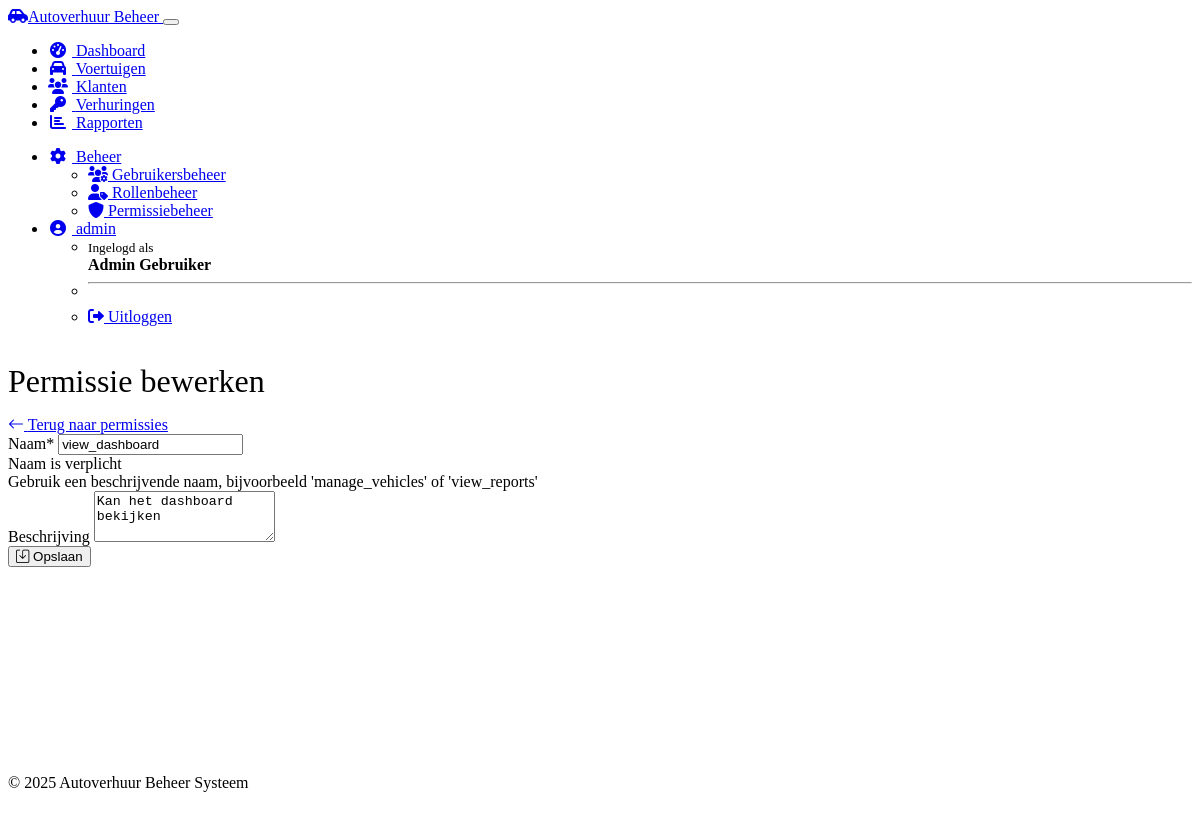
The page /auth/permissions/edit/1 (signed in) on the database its author committed.
### models.py (models this page shows, shortened)
class User(UserMixin, db.Model):
    id = db.Column(db.Integer, primary_key=True)
    username = db.Column(db.String(64), unique=True, nullable=False)
    email = db.Column(db.String(120), unique=True, nullable=False)
    password_hash = db.Column(db.String(256), nullable=False)
    first_name = db.Column(db.String(64))
    last_name = db.Column(db.String(64))
    is_active = db.Column(db.Boolean, default=True)
    last_login = db.Column(db.DateTime)
    created_at = db.Column(db.DateTime, default=datetime.utcnow)
    roles = db.relationship('Role', secondary=user_roles, lazy='subquery',
                           backref=db.backref('users', lazy=True))
    @property
    def full_name(self):
        if self.first_name and self.last_name:
            return f"{self.first_name} {self.last_name}"
        return self.username
    def has_role(self, role_name):
        return any(role.name == role_name for role in self.roles)

class Permission(db.Model):
    id = db.Column(db.Integer, primary_key=True)
    name = db.Column(db.String(64), unique=True, nullable=False)
    description = db.Column(db.String(255))

### auth.py (the view, shortened to what this page needs)
@auth_bp.route('/permissions/edit/<int:id>', methods=['GET', 'POST'])
@login_required
@admin_required
def edit_permission(id):
    permission = Permission.query.get_or_404(id)
    return render_template('auth/permission_form.html', permission=permission)

### auth.py (called while the page is built)
def role_required(role_name):
    def decorator(f):
        @wraps(f)
        def decorated_function(*args, **kwargs):
            if not current_user.is_authenticated or not current_user.has_role(role_name):
                flash(f'Je hebt niet de benodigde rol ({role_name}) om deze actie uit te voeren.', 'danger')
                return redirect(url_for('dashboard'))
            return f(*args, **kwargs)
        return decorated_function
    return decorator

### models.py (called while the page is built)
@login_manager.user_loader
def load_user(user_id):
    return User.query.get(int(user_id))

### templates/auth/permission_form.html (shortened to what this page needs)
{% extends 'layout.html' %}
{% block content %}
<div class="container mt-4">
    <div class="d-flex justify-content-between align-items-center mb-4">
        <h1>
            {% if permission %}
                Permissie bewerken
            {% else %}
                Nieuwe permissie
            {% endif %}
        </h1>
        <a href="{{ url_for('auth.permissions') }}" class="btn btn-secondary">
            <i class="bi bi-arrow-left"></i> Terug naar permissies
        </a>
    </div>
    <div class="card">
        <div class="card-body">
            <form method="post" class="needs-validation" novalidate>
                <div class="mb-3">
                    <label for="name" class="form-label">Naam*</label>
                    <input type="text"
                           class="form-control"
                           id="name"
                           name="name"
                           value="{{ permission.name if permission else '' }}"
                           required>
                    <div class="invalid-feedback">Naam is verplicht</div>
                    <div class="form-text">
                        Gebruik een beschrijvende naam, bijvoorbeeld 'manage_vehicles' of 'view_reports'
                    </div>
                </div>
                <div class="mb-3">
                    <label for="description" class="form-label">Beschrijving</label>
                    <textarea class="form-control"
                              id="description"
                              name="description"
                              rows="3">{{ permission.description if permission else '' }}</textarea>
                </div>
                <div class="mt-4">
                    <button type="submit" class="btn btn-primary">
                        <i class="bi bi-save"></i> Opslaan
                    </button>
                </div>
            </form>
        </div>
    </div>
</div>
{% endblock %}

### templates/layout.html (shortened to what this page needs)
<!DOCTYPE html>
<html lang="nl" data-bs-theme="dark">
<head>
    <link rel="stylesheet" href="https://cdn.replit.com/agent/bootstrap-agent-dark-theme.min.css">
    <link rel="stylesheet" href="https://cdnjs.cloudflare.com/ajax/libs/font-awesome/6.0.0/css/all.min.css">
    <link rel="stylesheet" href="https://cdn.jsdelivr.net/npm/bootstrap-icons@1.10.3/font/bootstrap-icons.css">
    <link rel="stylesheet" href="{{ url_for('static', filename='css/custom.css') }}">
</head>
<body>
    <nav class="navbar navbar-expand-lg navbar-dark bg-dark">
        <div class="container">
            <a class="navbar-brand" href="{{ url_for('dashboard') }}">
                <i class="fas fa-car-side me-2"></i>Autoverhuur Beheer
            </a>
            <button class="navbar-toggler" type="button" data-bs-toggle="collapse" data-bs-target="#navbarNav">
            </button>
            <div class="collapse navbar-collapse" id="navbarNav">
                <ul class="navbar-nav me-auto">
                    <li class="nav-item">
                        <a class="nav-link {% if request.path == '/' %}active{% endif %}" href="{{ url_for('dashboard') }}">
                            <i class="fas fa-tachometer-alt me-1"></i> Dashboard
                        </a>
                    </li>
                    <li class="nav-item">
                        <a class="nav-link {% if '/vehicles' in request.path %}active{% endif %}" href="{{ url_for('vehicles') }}">
                            <i class="fas fa-car me-1"></i> Voertuigen
                        </a>
                    </li>
                    <li class="nav-item">
                        <a class="nav-link {% if '/customers' in request.path %}active{% endif %}" href="{{ url_for('customers') }}">
                            <i class="fas fa-users me-1"></i> Klanten
                        </a>
                    </li>
                    <li class="nav-item">
                        <a class="nav-link {% if '/rentals' in request.path %}active{% endif %}" href="{{ url_for('rentals') }}">
                            <i class="fas fa-key me-1"></i> Verhuringen
                        </a>
                    </li>
                    <li class="nav-item">
                        <a class="nav-link {% if '/reports' in request.path %}active{% endif %}" href="{{ url_for('reports') }}">
                            <i class="fas fa-chart-bar me-1"></i> Rapporten
                        </a>
                    </li>
                </ul>
                <ul class="navbar-nav">
                    {% if current_user.is_authenticated %}
                        {% if current_user.has_role('admin') %}
                            <li class="nav-item dropdown">
                                <a class="nav-link dropdown-toggle {% if '/admin' in request.path %}active{% endif %}"
                                   href="#" id="adminDropdown" role="button"
                                   data-bs-toggle="dropdown" aria-expanded="false">
                                    <i class="fas fa-cog me-1"></i> Beheer
                                </a>
                                <ul class="dropdown-menu dropdown-menu-end" aria-labelledby="adminDropdown">
                                    <li>
                                        <a class="dropdown-item" href="{{ url_for('auth.users') }}">
                                            <i class="fas fa-users-cog me-1"></i> Gebruikersbeheer
                                        </a>
                                    </li>
                                    <li>
                                        <a class="dropdown-item" href="{{ url_for('auth.roles') }}">
                                            <i class="fas fa-user-tag me-1"></i> Rollenbeheer
                                        </a>
                                    </li>
                                    <li>
                                        <a class="dropdown-item" href="{{ url_for('auth.permissions') }}">
                                            <i class="fas fa-shield-alt me-1"></i> Permissiebeheer
                                        </a>
                                    </li>
                                </ul>
                            </li>
                        {% endif %}
                        <li class="nav-item dropdown">
                            <a class="nav-link dropdown-toggle" href="#" id="userDropdown"
                               role="button" data-bs-toggle="dropdown" aria-expanded="false">
                                <i class="fas fa-user-circle me-1"></i> {{ current_user.username }}
                            </a>
                            <ul class="dropdown-menu dropdown-menu-end" aria-labelledby="userDropdown">
                                <li>
                                    <span class="dropdown-item-text text-muted">
                                        <small>Ingelogd als</small><br>
                                        <strong>{{ current_user.full_name }}</strong>
                                    </span>
                                </li>
                                <li><hr class="dropdown-divider"></li>
                                <li>
                                    <a class="dropdown-item" href="{{ url_for('auth.logout') }}">
                                        <i class="fas fa-sign-out-alt me-1"></i> Uitloggen
                                    </a>
                                </li>
                            </ul>
                        </li>
                    {% else %}
                        <li class="nav-item">
                            <a class="nav-link" href="{{ url_for('auth.login') }}">
                                <i class="fas fa-sign-in-alt me-1"></i> Inloggen
                            </a>
                        </li>
                    {% endif %}
                </ul>
            </div>
        </div>
    </nav>
    <div class="container mt-4 mb-5">
        {% block content %}{% endblock %}
    </div>
    <footer class="bg-dark text-light py-3 mt-auto">
        <div class="container text-center">
            <p class="mb-0">&copy; 2025 Autoverhuur Beheer Systeem</p>
        </div>
    </footer>
</body>
</html>

### static/css/custom.css (style rules this page uses)
.card { transition: transform 0.3s ease, box-shadow 0.3s ease; }
body { display: flex; flex-direction: column; min-height: 100vh; }
.container { flex: 1; }
h1, h2 { font-weight: 300; margin-bottom: 1rem; }
.nav-link i { width: 1.25rem; text-align: center; margin-right: 0.25rem; }
.navbar-brand { font-weight: 500; }
footer { margin-top: auto; }

### rows shown on the page
User: username "admin", full_name "Admin Gebruiker"
Permission: name "view_dashboard", description "Kan het dashboard bekijken"
